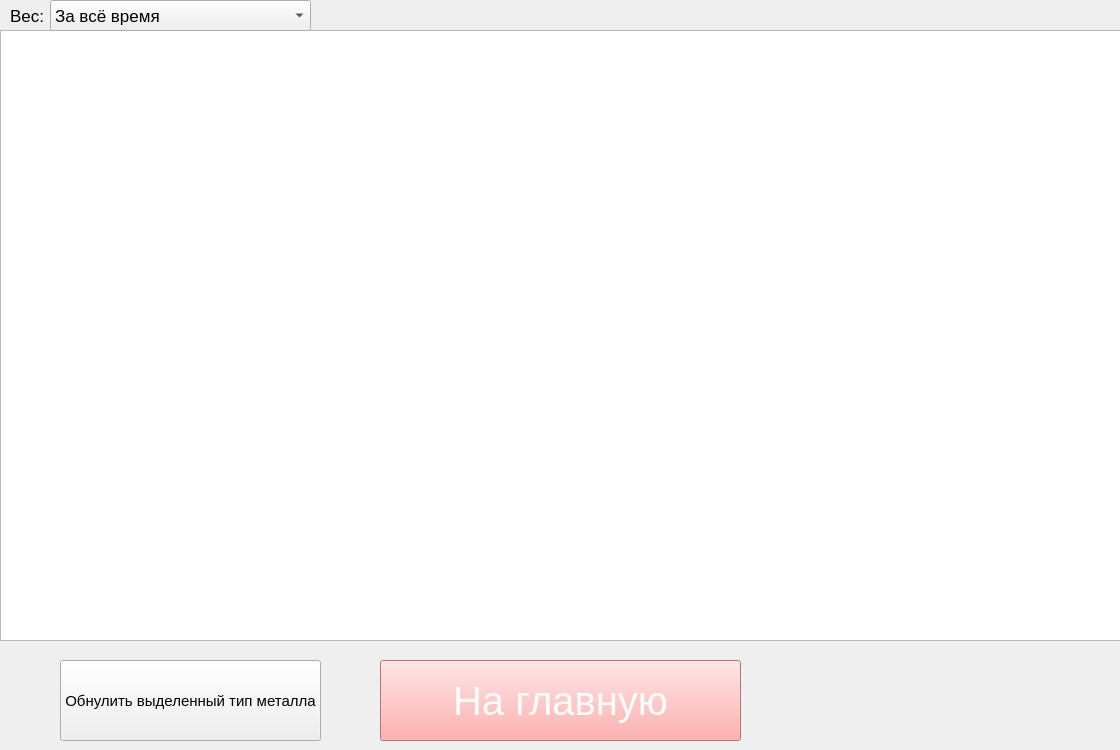
<?xml version="1.0" encoding="UTF-8"?>
<ui version="4.0">
 <class>Form</class>
 <widget class="QWidget" name="Form">
  <property name="geometry">
   <rect>
    <x>0</x>
    <y>0</y>
    <width>1120</width>
    <height>750</height>
   </rect>
  </property>
  <property name="windowTitle">
   <string>Form</string>
  </property>
  <widget class="QLabel" name="label">
   <property name="geometry">
    <rect>
     <x>10</x>
     <y>0</y>
     <width>41</width>
     <height>31</height>
    </rect>
   </property>
   <property name="font">
    <font>
     <pointsize>13</pointsize>
     <weight>50</weight>
     <bold>false</bold>
    </font>
   </property>
   <property name="text">
    <string>Вес:</string>
   </property>
  </widget>
  <widget class="QTableWidget" name="tableWidget">
   <property name="geometry">
    <rect>
     <x>0</x>
     <y>30</y>
     <width>1121</width>
     <height>611</height>
    </rect>
   </property>
   <property name="font">
    <font>
     <pointsize>15</pointsize>
    </font>
   </property>
   <property name="sizeAdjustPolicy">
    <enum>QAbstractScrollArea::AdjustIgnored</enum>
   </property>
   <attribute name="horizontalHeaderCascadingSectionResizes">
    <bool>false</bool>
   </attribute>
   <attribute name="horizontalHeaderDefaultSectionSize">
    <number>157</number>
   </attribute>
   <attribute name="horizontalHeaderMinimumSectionSize">
    <number>70</number>
   </attribute>
   <attribute name="verticalHeaderCascadingSectionResizes">
    <bool>false</bool>
   </attribute>
  </widget>
  <widget class="QPushButton" name="btn_goBack">
   <property name="geometry">
    <rect>
     <x>380</x>
     <y>660</y>
     <width>361</width>
     <height>81</height>
    </rect>
   </property>
   <property name="font">
    <font>
     <pointsize>30</pointsize>
    </font>
   </property>
   <property name="styleSheet">
    <string notr="true">background-color: rgb(255, 153, 153);
color: rgb(254, 251, 251);</string>
   </property>
   <property name="text">
    <string>На главную</string>
   </property>
  </widget>
  <widget class="QComboBox" name="comboBox">
   <property name="geometry">
    <rect>
     <x>50</x>
     <y>0</y>
     <width>261</width>
     <height>31</height>
    </rect>
   </property>
   <property name="font">
    <font>
     <pointsize>13</pointsize>
    </font>
   </property>
   <item>
    <property name="text">
     <string>За всё время</string>
    </property>
   </item>
   <item>
    <property name="text">
     <string>За сегодня</string>
    </property>
   </item>
  </widget>
  <widget class="QPushButton" name="btn_resetOperation">
   <property name="geometry">
    <rect>
     <x>60</x>
     <y>660</y>
     <width>261</width>
     <height>81</height>
    </rect>
   </property>
   <property name="font">
    <font>
     <pointsize>11</pointsize>
    </font>
   </property>
   <property name="text">
    <string>Обнулить выделенный тип металла</string>
   </property>
  </widget>
 </widget>
 <resources/>
 <connections/>
</ui>
